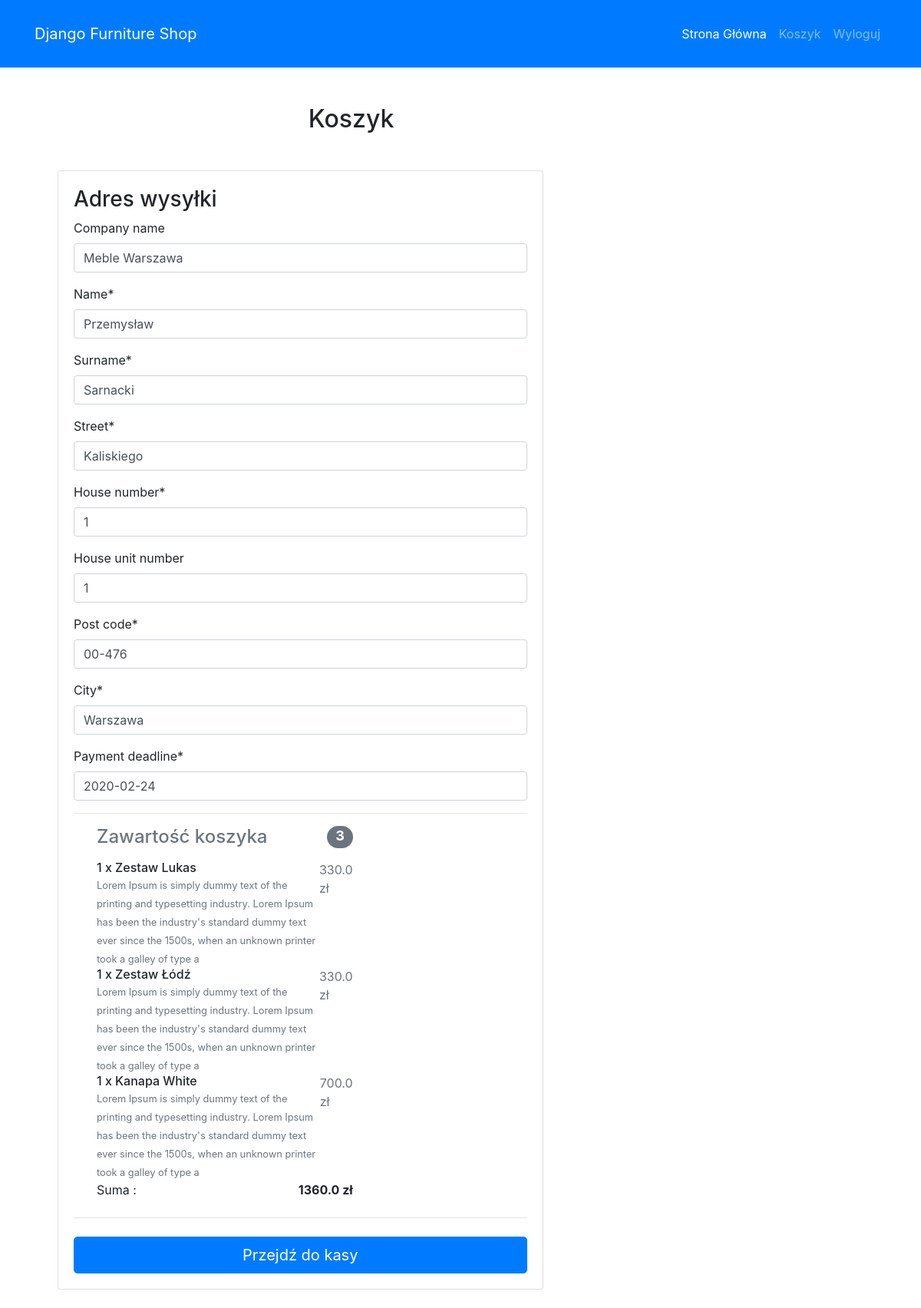
Screenshot of /checkout/ (signed in) with the database file from the repository.
### index/models.py (models this page shows, shortened)
class UserAddress(models.Model):
    user = models.ForeignKey(settings.AUTH_USER_MODEL,
                            on_delete=models.CASCADE)
    company_name = models.CharField(max_length=20, blank=True, null=True)
    name = models.CharField(max_length=30)
    surname = models.CharField(max_length=30)
    street = models.CharField(max_length=30)
    house_number = models.CharField(max_length=30)
    house_unit_number = models.CharField(max_length=30, blank=True, null=True)
    post_code = models.CharField(max_length=30)
    city = models.CharField(max_length=30)

class Order(models.Model):
    user = models.ForeignKey(settings.AUTH_USER_MODEL,
                            on_delete=models.CASCADE)
    products = models.ManyToManyField(OrderProduct)
    ordered_date = models.DateTimeField(auto_now_add=True)
    ordered = models.BooleanField(default=False)
    shipping_address = models.ForeignKey(
        'UserAddress', related_name='shipping_address', on_delete=models.SET_NULL, blank=True, null=True)
    sale_date = models.DateField(auto_now_add=True)
    payment_deadline = models.DateField(auto_now_add=True)
    def get_total(self):
        total = 0
        for order_product in self.products.all():
            total += order_product.get_total_price()
        return total

class OrderProduct(models.Model):
    user = models.ForeignKey(settings.AUTH_USER_MODEL,
                             on_delete=models.CASCADE)
    ordered = models.BooleanField(default=False)
    product = models.ForeignKey(Product, on_delete=models.CASCADE)
    quantity = models.IntegerField(default=1)
    def get_total_price(self):
        return self.quantity * self.product.price

class Product(models.Model):
    name = models.CharField(max_length=200)
    manufacturer = models.ForeignKey('auth.User', on_delete=models.CASCADE)
    description = models.CharField(max_length=200)
    created_date = models.DateTimeField(default=timezone.now)
    price = models.FloatField()
    photo = models.ImageField(upload_to = 'media/', null=True, blank=True)

### index/views.py (the view, shortened to what this page needs)
# urls.py: path('checkout/', CheckoutView.as_view(), name='checkout'),
class CheckoutView(LoginRequiredMixin, View):
    def get(self, *args, **kwargs):
        try:
            order = Order.objects.get(user=self.request.user, ordered=False)
            shipping_address_qs = UserAddress.objects.filter(
                user=self.request.user,
            )
            if shipping_address_qs.exists():
                form = CheckoutForm(initial={
                    'company_name': shipping_address_qs[0].company_name,
                    'name': shipping_address_qs[0].name,
                    'surname': shipping_address_qs[0].surname,
                    'street': shipping_address_qs[0].street,
                    'house_number': shipping_address_qs[0].house_number,
                    'house_unit_number': shipping_address_qs[0].house_unit_number,
                    'post_code': shipping_address_qs[0].post_code,
                    'city': shipping_address_qs[0].city
                })
            else:
                form = CheckoutForm()
            context = {
                'form': form,
                'order': order,
            }
            return render(self.request, "index/checkout.html", context)
        except ObjectDoesNotExist:
            messages.info(self.request, "Nie masz żadnego zamówienia")
            return redirect('/')

### index/forms.py
class CheckoutForm(forms.Form):
    company_name = forms.CharField(max_length=20, required=False)
    name = forms.CharField(max_length=30)
    surname = forms.CharField(max_length=30)
    street = forms.CharField(max_length=30)
    house_number = forms.CharField(max_length=30)
    house_unit_number = forms.CharField(max_length=30, required=False)
    post_code = forms.CharField(max_length=30)
    city = forms.CharField(max_length=30)
    payment_deadline = forms.DateField(initial=datetime.date.today)
    class Meta:
        model = UserAddress
        fields = ('company_name', 'name', 'surname', 'street', 'house_number', 'house_unit_number', 'post_code', 'city')

### index/templatetags/group_tag.py (called while the page is built)
@register.filter(name='group_tag')
def group_tag(user, group_name):
    group = Group.objects.get(name=group_name)
    return True if group in user.groups.all() else False

### index/templates/index/checkout.html (shortened to what this page needs)
{% extends "index/base.html" %}
{% load crispy_forms_tags %}
{% load group_tag %}
{% block content %}
  <main >
    <div class="container wow fadeIn">
      <h2 class="my-5 h2 text-center">Koszyk</h2>
        <div class="col-md-10 mb-4 ">
          <div class="card">
            <form method="POST" class="card-body">
              <h3>Adres wysyłki</h3>
              <div class='hideable_shipping_form'>
                  {{form|crispy}}
              </div>
              <hr>
              <div class="col-md-8 mb-4">
                    {% include "index/order_snippet.html" %}
                </div>
                <hr class="mb-4">
                    <button class="btn btn-primary btn-lg btn-block" type="submit">Przejdź do kasy</button>
                </div>
        </div>
    </div>
  </main>
{% endblock content %}

### index/templates/index/order_snippet.html (shortened to what this page needs)
{% load group_tag %}
<div class="col-md-12 mb-4">
    {% if request.user|group_tag:"Customer"  %}
    <h4 class="d-flex justify-content-between align-products-center mb-3">
        <span class="text-muted">Zawartość koszyka</span>
        <span class="badge badge-secondary badge-pill">{{ order.products.count }}</span>
        </h4>
        <ul class="list-group mb-3 z-depth-1">
        {% for order_product in order.products.all %}
        <li class="list-group-product d-flex justify-content-between lh-condensed">
            <div>
            <h6 class="my-0">{{ order_product.quantity }} x {{ order_product.product.name}}</h6>
            <small class="text-muted">{{ order_product.product.description}}</small>
            </div>
            <span class="text-muted">{{ order_product.get_total_price }} zł</span>
        </li>
        {% endfor %}
        <li class="list-group-product d-flex justify-content-between">
            <span>Suma :</span>
            <strong>{{ order.get_total }} zł</strong>
        </li>
    </ul>
    {% else %}
    <h1>Nie masz tutaj dostępu!</h1>
    {% endif %}
    </div>

### rows the page displays
UserAddress: company_name "Meble Warszawa", name "Przemysław", surname "Sarnacki", street "Kaliskiego", house_number "1", house_unit_number "1", post_code "00-476", city "Warszawa"
Order: products.count "3", get_total "1360.0"
OrderProduct: quantity "1", product.name "Zestaw Lukas", product.description "Lorem Ipsum is simply dummy text of the printing and typesetting industry. Lorem Ipsum has been the industry's standard dummy text ever since the 1500s, when an unknown printer took a galley of type a", get_total_price "330.0"
OrderProduct: quantity "1", product.name "Zestaw Łódź", product.description "Lorem Ipsum is simply dummy text of the printing and typesetting industry. Lorem Ipsum has been the industry's standard dummy text ever since the 1500s, when an unknown printer took a galley of type a", get_total_price "330.0"
OrderProduct: quantity "1", product.name "Kanapa White", product.description "Lorem Ipsum is simply dummy text of the printing and typesetting industry. Lorem Ipsum has been the industry's standard dummy text ever since the 1500s, when an unknown printer took a galley of type a", get_total_price "700.0"
